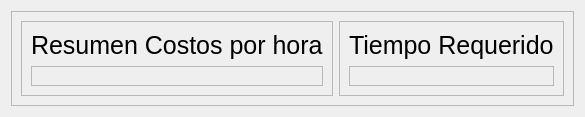
                         <widget class="QWidget" name="Resumen">
                          <layout class="QVBoxLayout" name="verticalLayout_19">
                           <item>
                            <widget class="QFrame" name="frame_37">
                             <property name="frameShape">
                              <enum>QFrame::StyledPanel</enum>
                             </property>
                             <property name="frameShadow">
                              <enum>QFrame::Raised</enum>
                             </property>
                             <layout class="QHBoxLayout" name="horizontalLayout_23">
                              <item>
                               <widget class="QFrame" name="frame_38">
                                <property name="frameShape">
                                 <enum>QFrame::StyledPanel</enum>
                                </property>
                                <property name="frameShadow">
                                 <enum>QFrame::Raised</enum>
                                </property>
                                <layout class="QVBoxLayout" name="verticalLayout_20">
                                 <item alignment="Qt::AlignTop">
                                  <widget class="QLabel" name="label_13">
                                   <property name="styleSheet">
                                    <string notr="true">#label_13 {font-size: 25px}</string>
                                   </property>
                                   <property name="text">
                                    <string>Resumen Costos por hora</string>
                                   </property>
                                  </widget>
                                 </item>
                                 <item>
                                  <widget class="QFrame" name="frame_40">
                                   <property name="sizePolicy">
                                    <sizepolicy hsizetype="Preferred" vsizetype="Expanding">
                                     <horstretch>0</horstretch>
                                     <verstretch>0</verstretch>
                                    </sizepolicy>
                                   </property>
                                   <property name="frameShape">
                                    <enum>QFrame::StyledPanel</enum>
                                   </property>
                                   <property name="frameShadow">
                                    <enum>QFrame::Raised</enum>
                                   </property>
                                   <layout class="QVBoxLayout" name="verticalLayout_23"/>
                                  </widget>
                                 </item>
                                </layout>
                               </widget>
                              </item>
                              <item>
                               <widget class="QFrame" name="frame_39">
                                <property name="frameShape">
                                 <enum>QFrame::StyledPanel</enum>
                                </property>
                                <property name="frameShadow">
                                 <enum>QFrame::Raised</enum>
                                </property>
                                <layout class="QVBoxLayout" name="verticalLayout_21">
                                 <item alignment="Qt::AlignTop">
                                  <widget class="QLabel" name="label_14">
                                   <property name="styleSheet">
                                    <string notr="true">#label_14 {font-size: 25px}</string>
                                   </property>
                                   <property name="text">
                                    <string>Tiempo Requerido</string>
                                   </property>
                                  </widget>
                                 </item>
                                 <item>
                                  <widget class="QFrame" name="frame_41">
                                   <property name="sizePolicy">
                                    <sizepolicy hsizetype="Preferred" vsizetype="Expanding">
                                     <horstretch>0</horstretch>
                                     <verstretch>0</verstretch>
                                    </sizepolicy>
                                   </property>
                                   <property name="frameShape">
                                    <enum>QFrame::StyledPanel</enum>
                                   </property>
                                   <property name="frameShadow">
                                    <enum>QFrame::Raised</enum>
                                   </property>
                                   <layout class="QGridLayout" name="gridLayout_5"/>
                                  </widget>
                                 </item>
                                </layout>
                               </widget>
                              </item>
                             </layout>
                            </widget>
                           </item>
                          </layout>
                         </widget>
